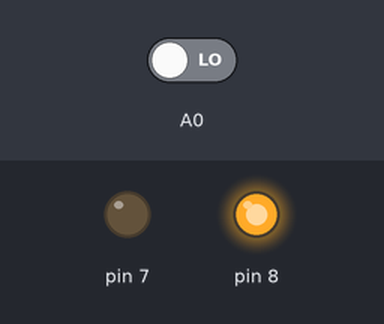
A sketch run on a simulated Arduino Uno, built with avr-gcc and run on an emulated ATmega328P. Parts: output pins drawn as LEDs (lit = HIGH). The test bench sets the inputs (shaded band); at power-on: A0 LOW.

Above: at 1.2 s.
1.3 s: A0 driven HIGH
At 2.1 s:
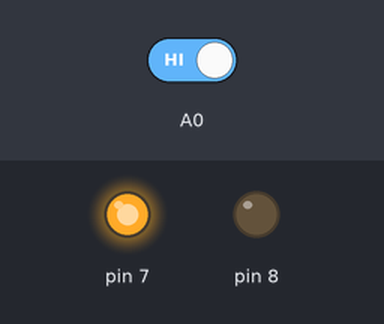
2.8 s: A0 driven LOW
At 3.2 s:
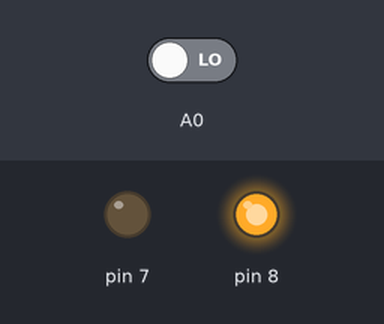
Timing chart, 0 to 5.8 s (numbered marks = the images above; inputs shaded):
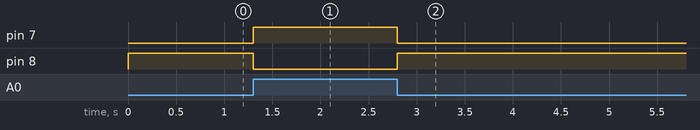

Measured:
- after the input at 1.3 s, pin 7: LOW → HIGH at once; pin 8: HIGH → LOW at once
- after the input at 2.8 s, pin 7: HIGH → LOW at once; pin 8: LOW → HIGH at once

The sketch:

Pull_up_down_dos_LEDs.ino
```cpp
void setup() {
  // put your setup code here, to run once:
  pinMode(7,OUTPUT);
  pinMode(8,OUTPUT);
  pinMode(A0,INPUT);

}

void loop() {
  // put your main code here, to run repeatedly:
  digitalWrite(7, digitalRead(A0));
    digitalWrite(8, !digitalRead(A0));

}
```
